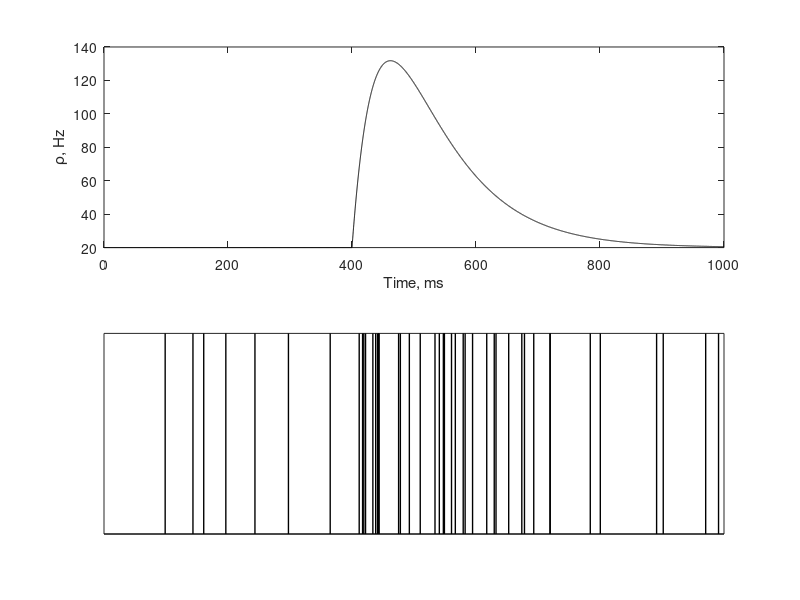

Write MATLAB code to recreate this figure.
clearvars
close all

%% Generate underlying rate function(s)

% Pulled from Nawrot paper example
tu = linspace(0,1000,10000); % t for kernel, ms
tf = tu(end);
tro = 400; % ms, time at response onset
b = 20/1e3; % MHz
A = 20; % spikes
w = 100; % ms, where w = sqrt(tau1^2 + tau2^2)
tau2 = w/sqrt(5); % falling time constant
tau1 = 2*tau2; % rising time constant

for i = 1:numel(tu)
    if tu(i) < 0
        B(i) = 0;
    else
        B(i) = (1/(tau1 - tau2))*(exp(-tu(i)/tau1) - exp(-tu(i)/tau2));
    end
    p(i) = b + A*B(i);
end

Q = trapz(tu,B); % make sure B has unit area

% shift in time according to tro
tu_shift = tu + tro;
tu_idle = tu(tu < tro);
tu_new = horzcat(tu_idle,tu_shift(tu_shift < tf));

p_idle = b*ones(1,numel(tu_idle));
p_new = horzcat(p_idle,p);
p_new = p_new(1:numel(tu_new));

figure;
subplot(2,1,1)
plot(tu_new,p_new*1e3,'k')
xlabel('Time, ms')
ylabel('\rho, Hz')

%% Generate the spike trains from the underlying rate function(s) above

tf = 1000; % ms, time to stop simulation
t0 = 0;
n = 0;
while t0<tf
    n = n + 1;
    if t0 == 0
        lam = b; % essentially the baseline of p_new
    else
        lam = p_new(find(tu_new > t0,1));
    end
    t0 = t0 - (1/lam*log(1-rand));
    if t0 < tf
        t(n) = t0;
    end
end
subplot(2,1,2)
% figure;
stem(t,ones(numel(t),1),'k','Marker','none','LineWidth',1)
xlim([0 1000])
set(gca,'YTickLabel',[]) % remove y tick labels
set(gca,'XTickLabel',[]) % remove x tick labels
set(gca,'YTick',[],'XTick',[])

%% Chuck's PS3.4a
% clearvars;
% % close all;
% 
% R = 5;
% tf = 1000; % ms
% lam = [.003 .01 .03 .1]; % firing rates
% Nl = length(lam);
% for k = 1:Nl
%     for r = 1:R % reps
%         t0 = 0;
%         n = 0;
%         while (t0<tf)
%             n = n + 1;
%             t0 = t0 - (1/lam(k)*log(1-rand));
%             if t0 < tf
%                 t{k,r}(n) = t0;
%             end
%         end
%     end
% end
% 
% figure;
% pd = {'+r','+m','+b','+k'};
% plot([0 1000], [5 5; 10 10; 15 15], 'k:');
% hold on;
% for k=1:Nl
%     for r = 1:R
%         plot(t{k,r},(k-1)*R+r-0.5,pd{k});
%     end
% end
% hold off;
% set(gca,'YTick',[0.5:1:19.5],'YTickLabel','');
% for k = 1:4
%     txt(k) = text(-50,1+5*(k-1),...
%         ['\lambda = ',num2str(lam(k)*1e3),' Hz']);
% end
% set(txt,'Rotation',90);
% xlabel('Time, ms');
% title('PS3, Prob 4a');